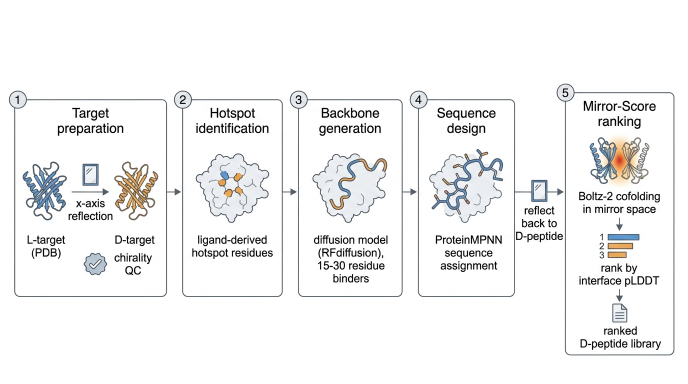
#> input picture figures/fig_workflow.png, 1376 x 768 px, found by its file name (shown at 1/2 size)
$ python make_workflow_gif.py
#> lines starting #> are read from the running program, lines starting #| are printed output that depends on the picture
"""Build an animated GIF of the Mirror-Score workflow from the static figure.

Frames: five progressive stage reveals (stages 1..k full opacity, remaining
stages dimmed) plus a final full-color frame. Assumes the five workflow
stages are laid out left-to-right in the source figure.
"""
import sys

from PIL import Image, ImageEnhance

SRC = "/workspace/mirrorscore/figures/fig_workflow.png"
OUT = "/workspace/mirrorscore/figures/fig_workflow.gif"
N_STAGES = 5
FRAME_MS = 1200
TARGET_W = 900


def build():
    img = Image.open(SRC).convert("RGB")
#> img is the input picture: PIL image 1376x768 RGB; mean R, G, B 242.6, 242.8, 242.9
    w, h = img.size
#> w = 1376; h = 768
    scale = TARGET_W / w
#> scale = 0.654
    img = img.resize((TARGET_W, int(h * scale)), Image.LANCZOS)
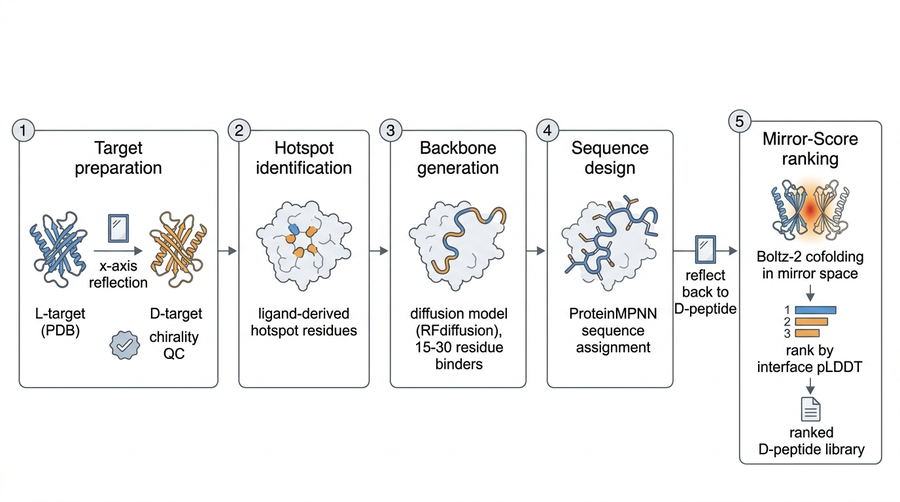
#> img: PIL image 900x502 RGB; mean R, G, B 242.3, 242.5, 242.5
    w, h = img.size
#> w = 900; h = 502

    dim = ImageEnhance.Brightness(img).enhance(0.25)
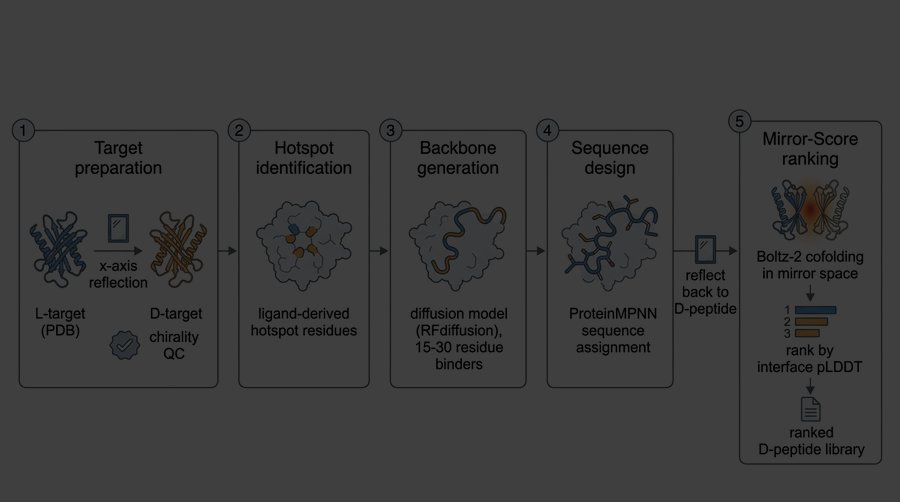
#> dim: PIL image 900x502 RGB; mean R, G, B 59.9, 60, 60
    frames = []
    for k in range(1, N_STAGES + 1):
        x_split = int(w * k / N_STAGES)
        frame = Image.new("RGB", (w, h))
        frame.paste(dim, (0, 0))
        revealed = img.crop((0, 0, x_split, h))
        frame.paste(revealed, (0, 0))
        frames.append(frame)
#> this loop made 5 passes
#> pass 1, in build, `revealed = img.crop((0, 0, x_split, h))`:
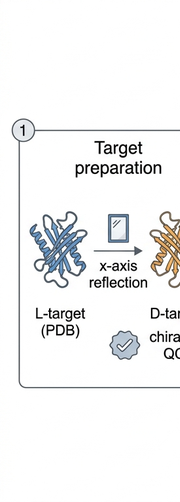
#> revealed: PIL image 180x502 RGB; mean R, G, B 242.4, 242.8, 243
#> pass 2, in build, `revealed = img.crop((0, 0, x_split, h))`:
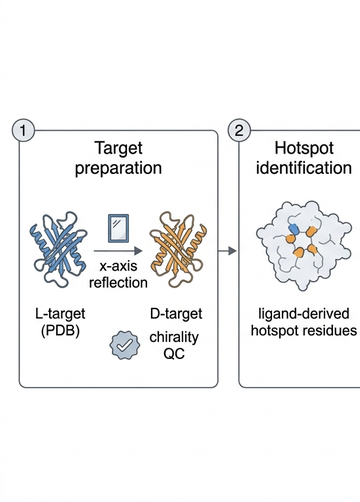
#> revealed: PIL image 360x502 RGB; mean R, G, B 243.2, 243.3, 243.4
#> pass 3, in build, `revealed = img.crop((0, 0, x_split, h))`:
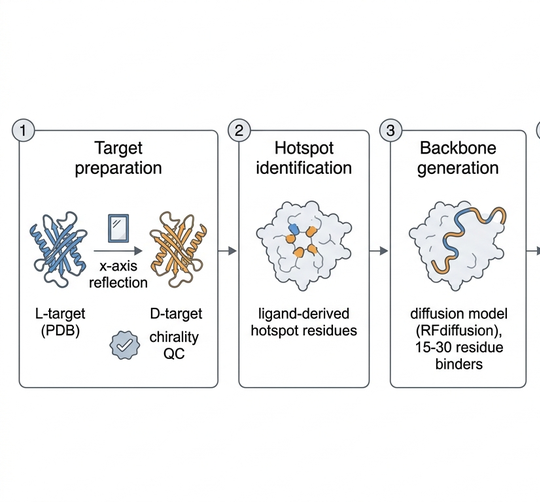
#> revealed: PIL image 540x502 RGB; mean R, G, B 243.2, 243.4, 243.5
#> after the loop, frames = 5 items

    # last reveal frame is already the full figure; hold it longer
    durations = [FRAME_MS] * (len(frames) - 1) + [2500]
#> durations = [1200, 1200, 1200, 1200, 2500]
    frames[0].save(
        OUT, save_all=True, append_images=frames[1:], duration=durations,
        loop=0, optimize=True,
    )
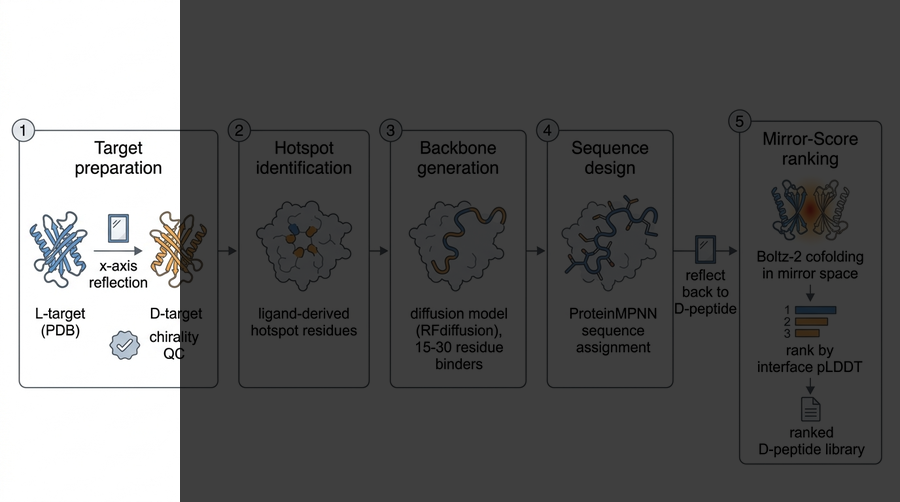
#> saved as fig_workflow.gif: PIL image 900x502 RGB; mean R, G, B 96.4, 96.5, 96.6
    print(f"saved {OUT}: {len(frames)} frames, {w}x{h}")
#| saved /workspace/mirrorscore/figures/fig_workflow.gif: 5 frames, 900x502


if __name__ == "__main__":
    sys.exit(build())
#> (the program exits here)

$ run again, with figures/fig_iplddt_calibration.png copied over figures/fig_workflow.png
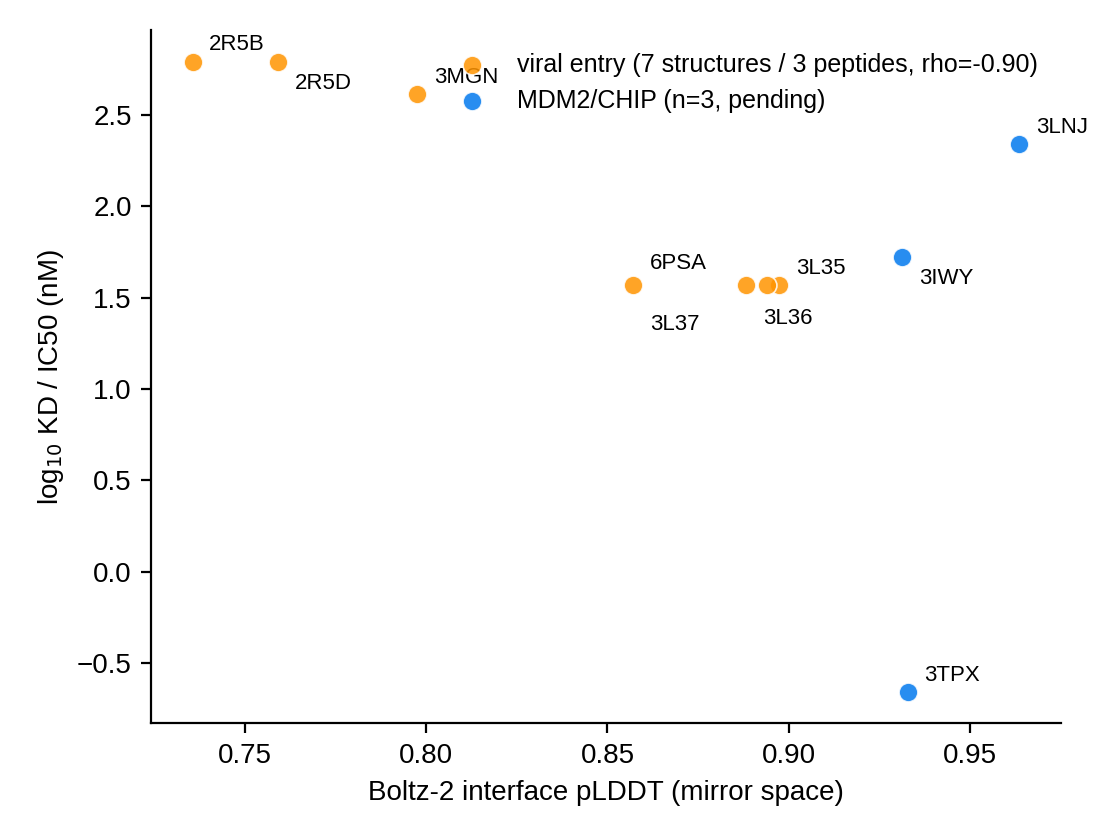
#> input picture figures/fig_iplddt_calibration.png, 1120 x 840 px, found by its file name
#> the loop in build, `for k in range(1, N_STAGES + 1):` made 5 passes
#> pass 3, in build, `revealed = img.crop((0, 0, x_split, h))`:
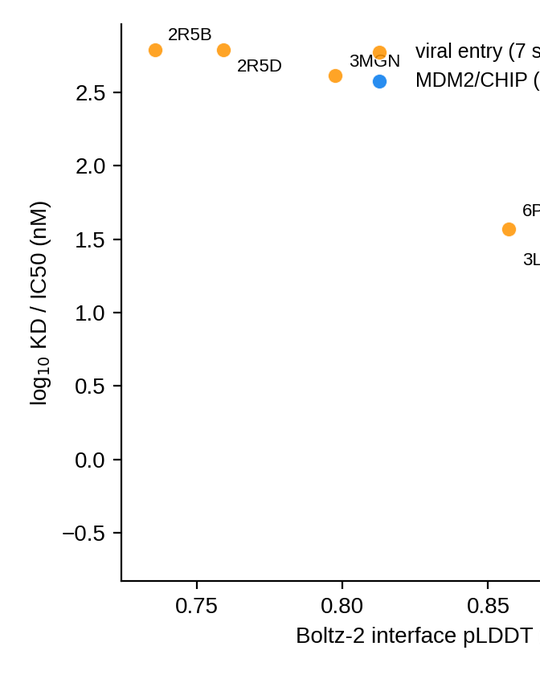
#> revealed: PIL image 540x675 RGB; mean R, G, B 249.9, 249.8, 249.5
#> after the loop in build, `for k in range(1, N_STAGES + 1):`: frames = 5 items
#> durations = [1200, 1200, 1200, 1200, 2500]
#> in build, `frames[0].save( OUT, save_all=True, append_images=frames[1:], duration..`:
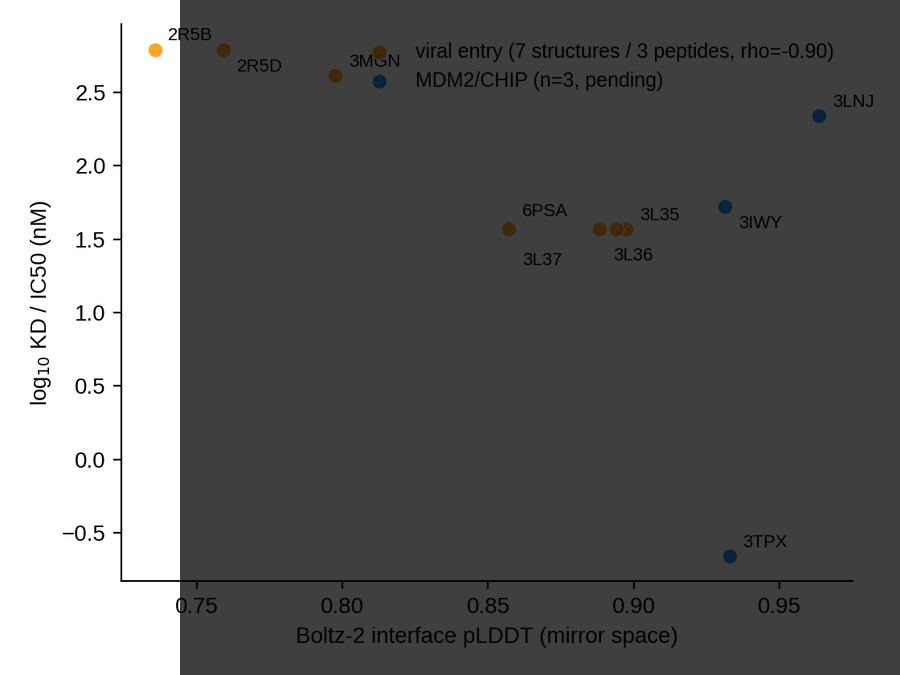
#> saved as fig_workflow.gif: PIL image 900x675 RGB; mean R, G, B 99.2, 99.2, 99.1
#| saved /workspace/mirrorscore/figures/fig_workflow.gif: 5 frames, 900x675

$ run again, with figures/fig_nll_signflip.png copied over figures/fig_workflow.png
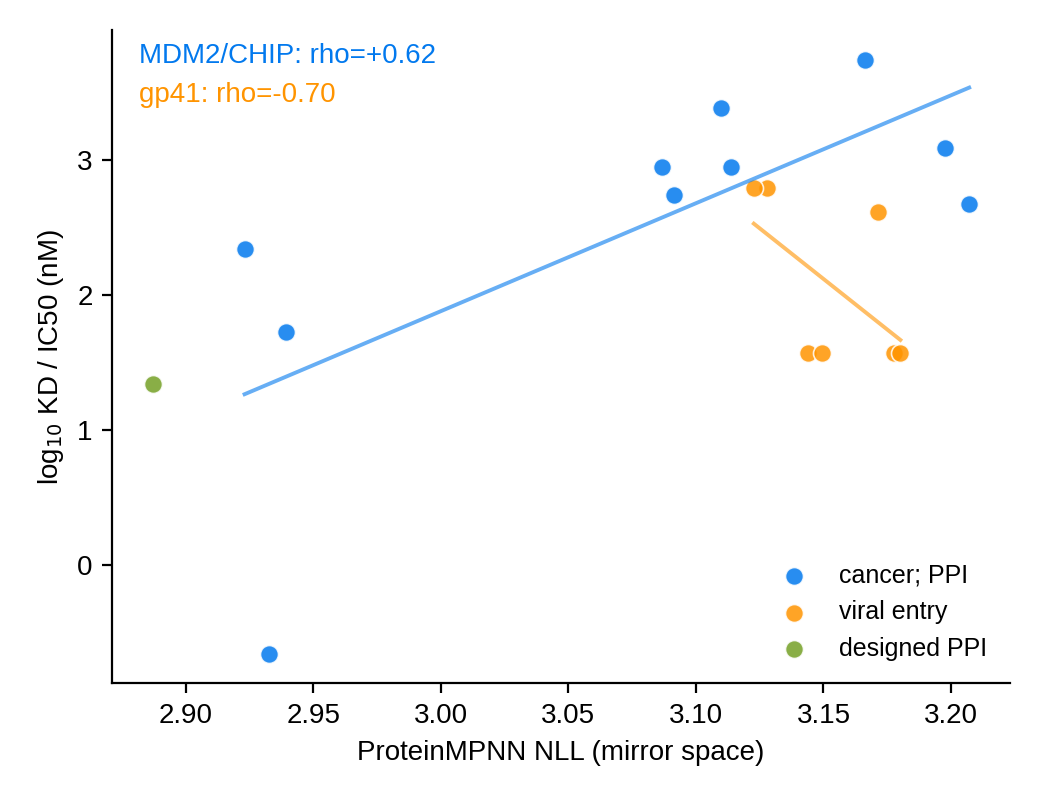
#> input picture figures/fig_nll_signflip.png, 1040 x 800 px, found by its file name
#> the loop in build, `for k in range(1, N_STAGES + 1):` made 5 passes
#> pass 3, in build, `revealed = img.crop((0, 0, x_split, h))`:
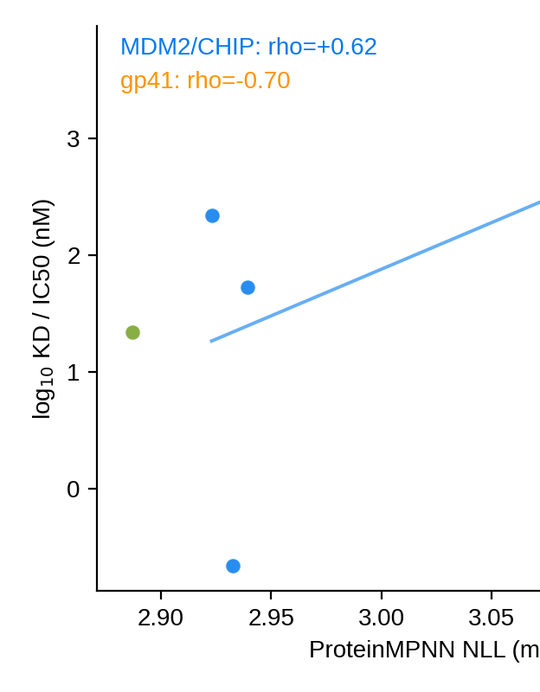
#> revealed: PIL image 540x692 RGB; mean R, G, B 249.7, 250.2, 250.6
#> after the loop in build, `for k in range(1, N_STAGES + 1):`: frames = 5 items
#> durations = [1200, 1200, 1200, 1200, 2500]
#> in build, `frames[0].save( OUT, save_all=True, append_images=frames[1:], duration..`:
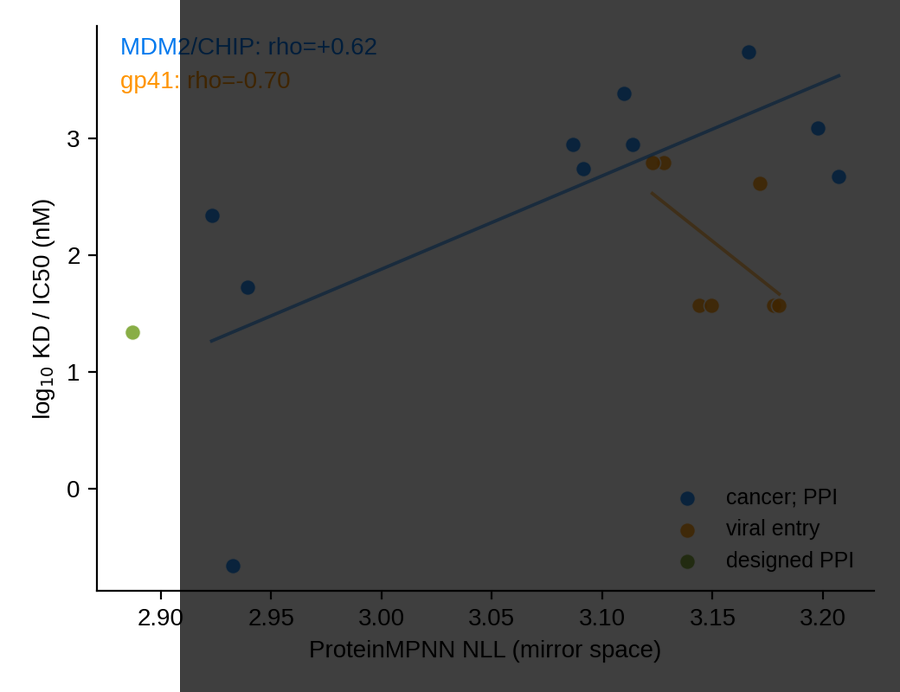
#> saved as fig_workflow.gif: PIL image 900x692 RGB; mean R, G, B 99.1, 99.2, 99.2
#| saved /workspace/mirrorscore/figures/fig_workflow.gif: 5 frames, 900x692
